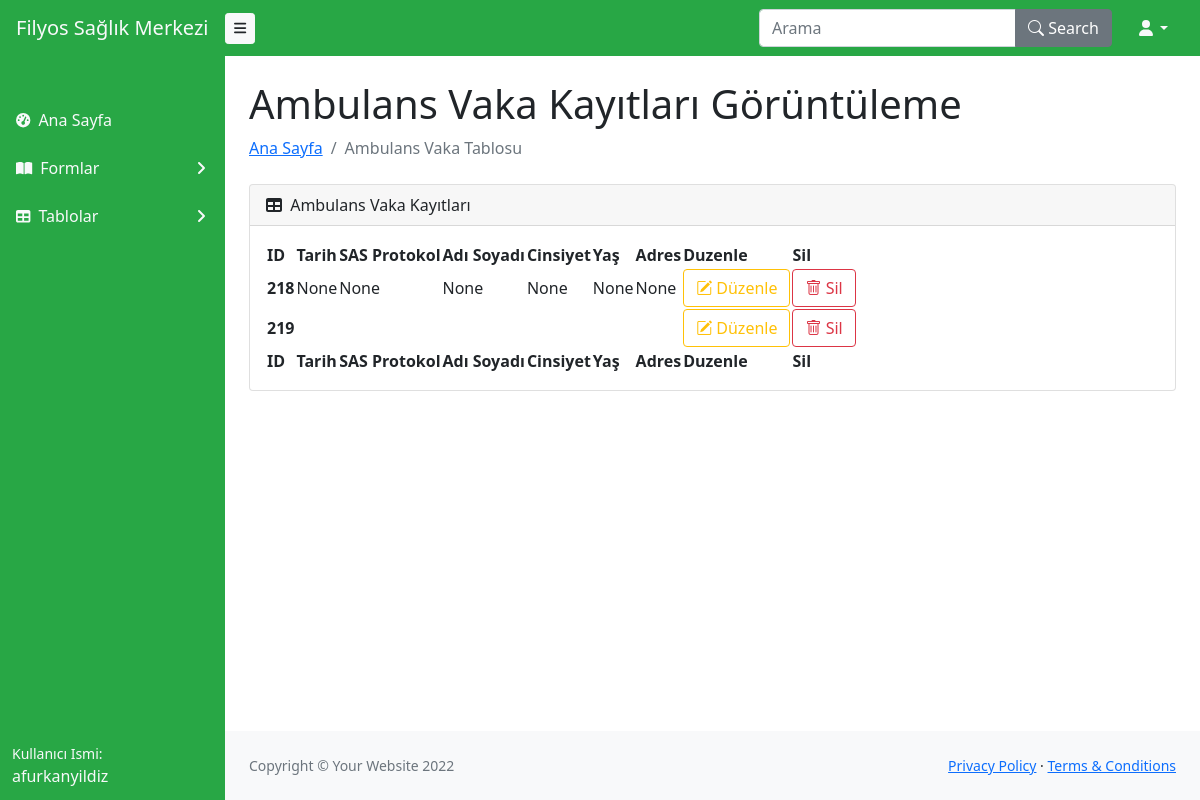
The app's page /forms/218 (signed in) with its own data.
### ambulance_forms/models.py (models this page shows, shortened)
class AmbulanceCase(models.Model):
    date = models.CharField(max_length=200,blank=True,null=True)
    sas_protokol = models.CharField(max_length=200, blank=True,null=True)
    username = models.CharField(max_length=200, blank=True,null=True)
    identification_number = models.CharField(max_length=200,blank=True,null=True,default=None)
    gender = models.CharField(max_length=50,blank=True,null=True)
    age = models.CharField(max_length=200,blank=True,null=True)
    case_call_clock = models.CharField(max_length=200,blank=True,null=True)
    case_arrival_time = models.CharField(max_length=200,blank=True,null=True)
    time_of_leave_from_case = models.CharField(max_length=200,blank=True,null=True)
    hospital_arrival_time = models.CharField(max_length=200,blank=True,null=True)
    tel_number = models.CharField(max_length=200,blank=True,null=True)
    adress = models.CharField(max_length=200, blank=True,null=True)
    place_from_the_patient = models.CharField(max_length=200, blank=True,null=True)
    first_place_the_patient_is_transported = models.CharField(max_length=200, blank=True,null=True)
    second_place_the_patient_is_transported = models.CharField(max_length=200,blank=True,null=True)
    patients_complaint = models.CharField(max_length=200,blank=True,null=True)
    prediction = models.CharField(max_length=200,blank=True,null=True)
    chronic_diseases = models.CharField(max_length=200,blank=True,null=True)
    explanation_application = models.CharField(max_length=200,blank=True,null=True)
    isolationStatus = models.CharField(max_length=200,blank=True,null=True)
    one_measurement = models.CharField(max_length=200,blank=True,null=True)
    one_blood_pressure = models.CharField(max_length=200,blank=True,null=True)
    one_pulse = models.CharField(max_length=200,blank=True,null=True)
    one_spo2 = models.CharField(max_length=200,blank=True,null=True)
    one_respirations_min = models.CharField(max_length=200,blank=True,null=True)
    one_fire = models.CharField(max_length=200,blank=True,null=True)
    second_measurement = models.CharField(max_length=200,blank=True,null=True)
    second_blood_pressure = models.CharField(max_length=200,blank=True,null=True)
    second_pulse = models.CharField(max_length=200,blank=True,null=True)
    second_spo2 = models.CharField(max_length=200,blank=True,null=True)
    second_respirations_min = models.CharField(max_length=200,blank=True,null=True)
    second_fire = models.CharField(max_length=200,blank=True,null=True)
    third_measurement = models.CharField(max_length=200,blank=True,null=True)
    third_blood_pressure = models.CharField(max_length=200,blank=True,null=True)
    third_pulse = models.CharField(max_length=200,blank=True,null=True)
    third_spo2 = models.CharField(max_length=200,blank=True,null=True)
    third_respirations_min = models.CharField(max_length=200,blank=True,null=True)
    third_fire = models.CharField(max_length=200,blank=True,null=True)
    state = models.CharField(max_length=200, blank=True,null=True)
    pupils = models.CharField(max_length=200, blank=True,null=True)
    skin = models.CharField(max_length=200, blank=True,null=True)
    respiratory = models.CharField(max_length=200, blank=True,null=True)
    pulse = models.CharField(max_length=200, blank=True,null=True)
    engine_response = models.CharField(max_length=200, blank=True,null=True)
    oral_response = models.CharField(max_length = 200, blank=True,null=True)
    eyes_open = models.CharField(max_length=200, blank=True,null=True)
    gks_points = models.CharField(max_length=200,blank=True,null=True)
    cpr_doing  = models.CharField(max_length=200,blank=True,null=True)
    start_time = models.CharField(max_length=200,blank=True,null=True)
    finish_time = models.CharField(max_length=200,blank=True,null=True)
    reason_to_leave = models.CharField(max_length=200,blank=True,null=True)
    applicationList = models.CharField(max_length=200, blank=True,null=True)
    Casetransfer = models.CharField(max_length=200,blank=True,null=True)
    generalList = models.CharField(max_length=200,blank=True,null=True)
    number_of_attendants = models.CharField(max_length=200,blank=True,null=True)
    ambulance_waiting_hour = models.CharField(max_length=200,blank=True,null=True)
    ambulance_waiting_minute = models.CharField(max_length=200,blank=True,null=True)
    emergency_ambulance_waiting = models.CharField(max_length=200,blank=True,null=True)
    emergency_ambulance_waiting_minute = models.CharField(max_length=200,blank=True,null=True)
    patient_transport_ambulance_waiting = models.CharField(max_length=200,blank=True,null=True)
    patient_transport_ambulance_waiting_minute = models.CharField(max_length=200,blank=True,null=True)
    patient_username = models.CharField(max_length=200, blank=True,null=True)
    patient_signature = models.CharField(max_length=200, blank=True,null=True)
    hospital_rejection = models.CharField(max_length=200,blank=True,null=True)
    sigtext = models.CharField(max_length=5000,blank=True,null=True)
    patients_relative_username = models.CharField(max_length=200, blank=True,null=True)
    hospital_rejection_sigtext = models.CharField(max_length=5000, blank=True,null=True)
    patients_relative_signaturetext = models.CharField(max_length=5000, blank=True,null=True)
    delivery_area_username = models.CharField(max_length=200,blank=True,null=True)
    delivery_area_signaturetext = models.CharField(max_length=5000,blank=True,null=True)
    doctor_username = models.CharField(max_length=200, blank=True,null=True)
    doctor_signaturetext = models.CharField(max_length=5000, blank=True,null=True)
    personal_username = models.CharField(max_length=200,blank=True,null=True)
    personal_signaturetext = models.CharField(max_length=5000,blank=True,null=True)
    pilot_username = models.CharField(max_length=200,blank=True,null=True)
    pilot_signaturetext = models.CharField(max_length=5000,blank=True,null=True)
    car_info = models.CharField(max_length=200, blank=True,null=True)
    start_km = models.CharField(max_length=200,blank=True,null=True)
    finish_km = models.CharField(max_length=200,blank=True,null=True)
    protocol_number = models.CharField(max_length=200, blank=True,null=True)
    other = models.CharField(max_length=200, blank=True,null=True)
    current = models.CharField(max_length=200, blank=True,null=True)
    institution_name = models.CharField(max_length=200, blank=True,null=True)
    round_trip = models.CharField(max_length=200,blank=True,null=True)
    transfer_doctor_username = models.CharField(max_length=200, blank=True,null=True)
    transfer_doctor_signaturetext = models.CharField(max_length=5000, blank=True,null=True)
    file_number = models.CharField(max_length=200, blank=True,null=True)
    get_sig_date = models.DateTimeField(auto_now_add=True,null=True,blank=True)
    hospital_rejection_datetime = models.DateTimeField(auto_now_add=True,null=True,blank=True)
    patients_relative_username_datetime = models.DateTimeField(auto_now_add=True,null=True,blank=True)
    delivery_area_username_datetime = models.DateTimeField(auto_now_add=True,null=True,blank=True)
    doctor_username_datetime = models.DateTimeField(auto_now_add=True,null=True,blank=True)
    personal_username_datetime = models.DateTimeField(auto_now_add=True,null=True,blank=True)
    pilot_username_datetime = models.DateTimeField(auto_now_add=True,null=True,blank=True)
    doctor_username1 = models.CharField(max_length=200,blank=True,null=True)
    institution_information = models.CharField(max_length=200,blank=True,null=True)
    patient_rejection = models.CharField(max_length=200,blank=True,null=True)
    organization_hour = models.CharField(max_length=200,blank=True,null=True)

### ambulance_forms/views.py (the view)
# urls.py: path('<int:id>', views.updateAmbulanceCaseForm, name='updateAmbulanceCaseForm'),
@login_required(login_url='redirect')
def updateAmbulanceCaseForm(request,id):
    ambulanceCase = AmbulanceCase.objects.get(id=id)
    form = AmbulanceCaseForm(data=request.POST, instance=ambulanceCase)
    if form.is_valid():
        form.save()
        messages.success(request,"Kayit Basarili...")
        print(form.data)
        context={'AmbulanceCase':AmbulanceCase.objects.all()}
        return render(request,"tables/ambulance_case.html", context)
    else:
        print(form.errors.as_data())
        return render(request,"forms/update_forms/ambulance_case.html",{"AmbulanceCase": ambulanceCase})

### templates/tables/ambulance_case.html (shortened to what this page needs)
{% extends 'layout.html' %}
{% load static %}
{% load humanize %}
{% block content%}
<main>
    <div class="container-fluid px-4">
        <h1 class="mt-4">Ambulans Vaka Kayıtları Görüntüleme</h1>
        <ol class="breadcrumb mb-4">
            <li class="breadcrumb-item"><a href="{% url 'index'%}">Ana Sayfa</a></li>
            <li class="breadcrumb-item active">Ambulans Vaka Tablosu</li>
        </ol>
        <div class="card mb-4">
            <div class="card-header">
                <i class="fas fa-table me-1"></i>
                Ambulans Vaka Kayıtları
            </div>
            <div class="card-body">
                {% if AmbulanceCase %}
                <table id="datatablesSimple">
                    <thead>
                        <tr>
                            <th>ID</th>
                            <th>Tarih</th>
                            <th>SAS Protokol</th>
                            <th>Adı Soyadı</th>
                            <th>Cinsiyet</th>
                            <th>Yaş</th>
                            <th>Adres</th>
                            <th>Duzenle</th>
                            <th>Sil</th>
                        </tr>
                    </thead>
                    <tfoot>
                        <tr>
                            <th>ID</th>
                            <th>Tarih</th>
                            <th>SAS Protokol</th>
                            <th>Adı Soyadı</th>
                            <th>Cinsiyet</th>
                            <th>Yaş</th>
                            <th>Adres</th>
                            <th>Duzenle</th>
                            <th>Sil</th>
                        </tr>
                    </tfoot>
                    <tbody>
                        {% for case in AmbulanceCase %}
                        <tr>
                            <th scope="row">{{case.id}}</th>
                            <td >{{case.date}}</td>
                            <td>{{case.sas_protokol}}</td>
							<td>{{case.username}}</td>
							<td>{{case.gender}}</td>
							<td>{{case.age}}</td>
							<td>{{case.adress}}</td>
                    <td>
						<a href="{% url 'editAmbulanceCaseForm' case.id %}" data-placement="top" data-toggle="tooltip" title="Edit">
							<button class="bi bi-pencil-square btn btn-outline-warning" data-title="Edit" data-toggle="modal" data-target="#edit" > Düzenle</button></a></td>
                    <td>
                            <button type="button" class="bi bi-trash btn btn-outline-danger" data-bs-toggle="modal" data-bs-target="#exampleModal_{{case.id}}">
                                Sil
                            </button>
						</td>
                        </tr>
                        {% endfor %}
                    </tbody>
                </table>
                {% else %}
              <div class="alert alert-warning">
                <p>
                  No Records Table
                </p>
              </div>
              {% endif %}
            </div>
        </div>
    </div>
</main>
{% endblock %}

### templates/partials/_navbar.html (shortened to what this page needs)
    <nav class="sb-topnav navbar navbar-expand navbar-light bg-green">
        <a class="navbar-brand ps-3  text-light" href="{% url 'index'%}">Filyos Sağlık Merkezi</a>
        <button class="btn btn-light btn-sm order-1 order-lg-0 me-4 me-lg-0" id="sidebarToggle" href="#!"><i class="fas fa-bars"></i></button>
        <form class="d-none d-md-inline-block form-inline ms-auto me-0 me-md-3 my-2 my-md-0">
            <div class="input-group">
                <input class="form-control" type="text" placeholder="Arama " aria-label="Search for..." aria-describedby="btnNavbarSearch" />
                <button class="btn btn-secondary bi bi-search" id="btnNavbarSearch" type="button"> Search</button>
            </div>
        </form>
        <ul class="navbar-nav ms-auto ms-md-0 me-3 me-lg-4">
            <li class="nav-item dropdown">
                <a class="nav-link dropdown-toggle text-light" id="navbarDropdown" href="#" role="button" data-bs-toggle="dropdown" aria-expanded="false"><i class="fas text-light fa-user fa-fw"></i></a>
            </li>
        </ul>
    </nav>
    <div id="layoutSidenav">
        <div id="layoutSidenav_nav">
            <nav class="sb-sidenav accordion bg-green" id="sidenavAccordion">
                <div class="sb-sidenav-menu">
                    <div class="nav">
                        <div class="sb-sidenav-menu-heading"></div>
                        <a class="nav-link link-light" href="{% url 'index'%}">
                            <div class="sb-nav-link-icon "><i class="fas fa-tachometer-alt"></i></div>
                            Ana Sayfa
                        </a>
                        <a class="nav-link collapsed link-light" href="#" data-bs-toggle="collapse" data-bs-target="#collapsePages" aria-expanded="false" aria-controls="collapsePages">
                            <div class="sb-nav-link-icon"><i class="fas fa-book-open"></i></div>
                            Formlar
                            <div class="sb-sidenav-collapse-arrow"><i class="fas fa-angle-down"></i></div>
                        </a>
                        <a class="nav-link collapsed link-light" href="#" data-bs-toggle="collapse" data-bs-target="#collapseTables" aria-expanded="false" aria-controls="collapsePages">
                            <div class="sb-nav-link-icon"><i class="fas fa-table"></i></div>
                            Tablolar
                            <div class="sb-sidenav-collapse-arrow"><i class="fas fa-angle-down"></i></div>
                        </a>
                    </div>
                </div>
                <div class="sb-sidenav-footer link-light">
                    <div class="small link-light">Kullanıcı Ismi:</div>
                    {{user.username}}
                </div>
            </nav>
        </div>
        <div id="layoutSidenav_content">

### records on screen
AmbulanceCase: id "218", date "None", sas_protokol "None", username "None", gender "None", age "None", adress "None"
AmbulanceCase: id "219"

### other values on screen
{{ user.username }} "afurkanyildiz"
